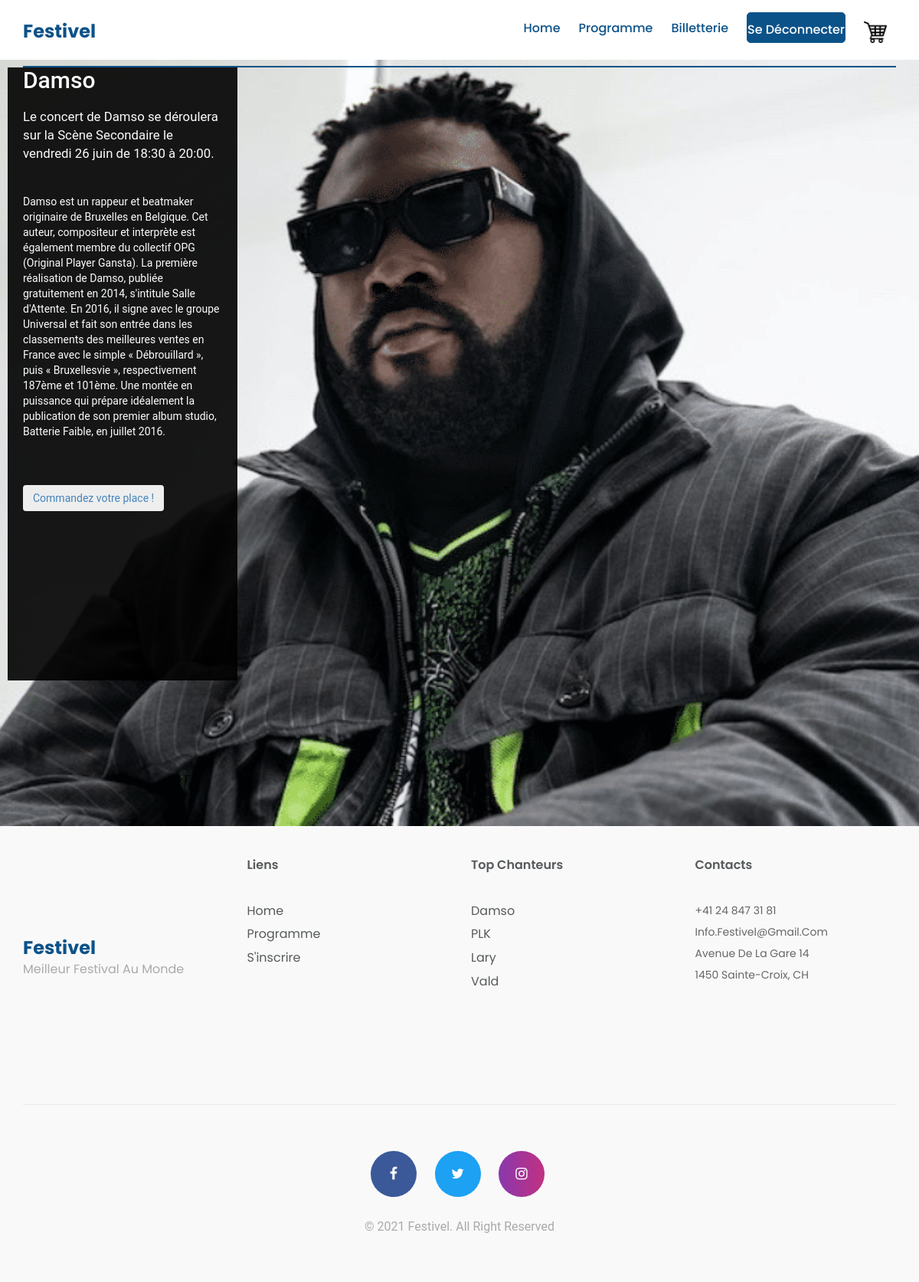
Page /Code/index.php?action=concert&concertId=1 (signed in) on the committed database.
### tables this page shows
CREATE TABLE IF NOT EXISTS `scenes` (
  `id` int(11) NOT NULL AUTO_INCREMENT,
  `name` varchar(45) NOT NULL,
  `size` varchar(45) NOT NULL,
  `capacity` decimal(45,0) NOT NULL,
  `position` varchar(100) NOT NULL,
  PRIMARY KEY (`id`),
  UNIQUE KEY `name` (`name`)
);

CREATE TABLE IF NOT EXISTS `artists` (
  `id` int(11) NOT NULL AUTO_INCREMENT,
  `artistName` varchar(45) NOT NULL,
  `email` varchar(45) NOT NULL,
  `picture` varchar(45) NOT NULL,
  `description` varchar(800) NOT NULL,
  PRIMARY KEY (`id`),
  UNIQUE KEY `artistName` (`artistName`)
);

CREATE TABLE IF NOT EXISTS `days` (
  `id` int(11) NOT NULL AUTO_INCREMENT,
  `date` date NOT NULL,
  PRIMARY KEY (`id`),
  UNIQUE KEY `date` (`date`)
);

CREATE TABLE IF NOT EXISTS `concerts` (
  `id` int(11) NOT NULL AUTO_INCREMENT,
  `startTime` varchar(6) DEFAULT NULL,
  `endTime` varchar(6) NOT NULL,
  `artist_id` int(11) NOT NULL,
  `days_id` int(11) NOT NULL,
  PRIMARY KEY (`id`),
  KEY `fk_concerts_artists_idx` (`artist_id`),
  KEY `fk_concerts_days1_idx` (`days_id`)
);

### Code/model/dbconnector.php (called while the page is built, shortened)
<?php
function executeQuerySelect($query)
{
    $queryResult = null;
    $dbConnexion = openDBConnexion();
    if ($dbConnexion != null) {
        $statement = $dbConnexion->prepare($query);
        $statement->execute();
        $queryResult = $statement->fetchAll();
    }
    return $queryResult;
}
function openDBConnexion()
{
    $tempDbConnexion = null;
    $sqlDriver = 'mysql';
    $hostname = 'localhost';
    $port = '3308';
    $charset = 'utf8';
    $dbName = 'festivel';
    $userName = 'root';
    $userPwd = '';
    $dsn = $sqlDriver . ':host=' . $hostname . ';dbname=' . $dbName . ';port=' . $port . ';charset=' . $charset;
    try {
        $tempDbConnexion = new PDO($dsn, $userName, $userPwd);
    } catch (PDOException $exception) {
        echo 'Connection failed: ' . $exception->getMessage();
    }
    return $tempDbConnexion;
}

### Code/model/concertsManager.php (called while the page is built, shortened)
<?php
function getConcerts()
{
    $sql = "SELECT * FROM concerts";
    require_once "model/dbconnector.php";
    $concerts = executeQuerySelect($sql);
    return $concerts;
}
function getArtists()
{
    $sql = "SELECT * FROM artists";
    require_once "model/dbconnector.php";
    $artists = executeQuerySelect($sql);
    return $artists;
}
function getDays()
{
    $sql = "SELECT * FROM days";
    require_once "model/dbconnector.php";
    $days = executeQuerySelect($sql);
    return $days;
}
function getConcertsScenes() {
    $sql = "SELECT * FROM concerts_workthrough_scenes";
    require_once "model/dbconnector.php";
    $concertsScenes = executeQuerySelect($sql);
    return $concertsScenes;
}
function getScenes()
{
    $sql = "SELECT * FROM scenes";
    require_once "model/dbconnector.php";
    $scenes = executeQuerySelect($sql);
    return $scenes;
}

### Code/controler/controler.php (called while the page is built, shortened)
<?php
function concert()
{
    $concertId = $_GET['concertId'];
    require "model/concertsManager.php";
    $concerts = getConcerts();
    $artists = getArtists();
    $days = getDays();
    $concertsScenes = getConcertsScenes();
    $scenes = getScenes();
    require "view/concert.php";
}

### Code/view/concert.php (the view, shortened to what this page needs)
<?php
foreach ($concerts as $concert):
    if ($concert['id'] == $concertId):
        foreach ($artists as $artist):
            if ($artist['id'] == $concert['artist_id']):
                foreach ($days as $day):
                    if ($day['id'] == $concert['days_id']):
                        foreach ($concertsScenes as $concertScene):
                            if ($concertScene['concerts_id'] == $concert['id']):
                                foreach ($scenes as $scene):
                                    if ($concertScene['scenes_id'] == $scene['id']):
                                        $completDay = "";
                                        if ($day['date'] == '2021-06-26') {
                                            $completDay = 'vendredi 26 juin';
                                        } else {
                                            $completDay = 'samedi 27 juin';
                                        }
                                        ?>
                                        <section id="concert"
                                                 style="background-image: url('view/content/images/artistes/<?= $artist['picture'] ?>');">
                                            <div id="concert-artist">
                                                <h2 id="concert-artist-name"><?= $artist['artistName'] ?></h2><br>
                                                <p id="concert-artist-concert">Le concert
                                                    de <?= $artist['artistName'] ?> se déroulera sur
                                                    la <?= $scene['name'] ?> le <?= $completDay ?>
                                                    de <?= $concert['startTime'] ?>
                                                    à <?= $concert['endTime'] ?>.</p><br><br>
                                                <p id="concert-artist-description"><?= $artist['description'] ?></p><br><br><br>
                                                <a href="index.php?action=billetterie">
                                                    <button class="btn">Commandez votre place !</button>
                                                </a>
                                            </div>
                                        </section>
                                    <?php
                                    endif;
                                endforeach;
                            endif;
                        endforeach;
                    endif;
                endforeach;
            endif;
        endforeach;
    endif;
endforeach;
?>
<?php
require "gabarit.php";
?>

### Code/view/content/css/bootsnav.css (style rules this page uses)
body { -webkit-transition: all 0.3s ease-in-out; -moz-transition: all 0.3s ease-in-out; -o-transition: all 0.3s ease-in-out; -ms-transition: all 0.3s ease-in-out; transition: all 0.3s ease-in-out; }

### Code/view/content/css/style.css (style rules this page uses)
#concert { display: flex; position: relative; background-size: cover; background-position: center; min-height: 1000px; top: 78px; }
#concert-artist { opacity: 0.9; padding-right: 20px; padding-left: 20px; margin: 10px; background: black; height: 800px; width: 300px; }
#concert-artist-name { color: white; }
#concert-artist-concert { color: white; font-size: 1.2em; }
#concert-artist-description { color: white; }
* { padding: 0; margin: 0; }
* { -webkit-box-sizing: border-box; -moz-box-sizing: border-box; -o-box-sizing: border-box; -ms-box-sizing: border-box; box-sizing: border-box; }
body { position: relative; font-size: 14px; color: #222222; background: #fff; font-family: 'Poppins', sans-serif; max-width: 1920px; margin: 0 auto; overflow-x: hidden; }
a, a:hover, a:active, a:focus { display: inline-block; text-decoration: none; font-size: 13px; padding: 0; margin: 0; }
h1, h2, h3, h4, h5, h6 { margin: 0; color: #222222; text-transform: capitalize; }
p { margin: 0; color: #666666; font-size: 14px; }
select, input, textarea, button { box-shadow: none; outline: 0 !important; }
html, body { height: 100%; z-index: 2; }
body { font-family: Roboto, "Helvetica Neue", Arial, sans-serif; }

### rows in the picture
concerts: startTime "18:30", endTime "20:00"
artists: artistName "Damso", description "Damso est un rappeur et beatmaker originaire de Bruxelles en Belgique. Cet auteur, compositeur et interprète est également membre du collectif OPG (Original Player Gansta). La première réalisation de Damso, publiée gratuitement en 2014, s'intitule Salle d'Attente. En 2016, il signe avec le groupe Universal et fait son entrée dans les classements des meilleures ventes en France avec le simple « Débrouillard », puis « Bruxellesvie », respectivement 187ème et 101ème. Une montée en puissance qui prépare idéalement la publication de son premier album studio, Batterie Faible, en juillet 2016."
days: date "vendredi 26 juin"
scenes: artists.picture (picture), name "Scène Secondaire"
